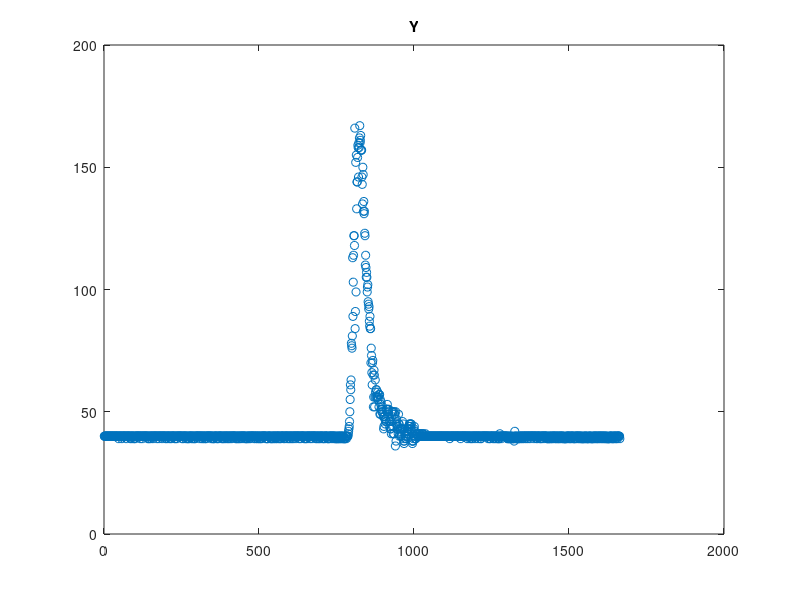
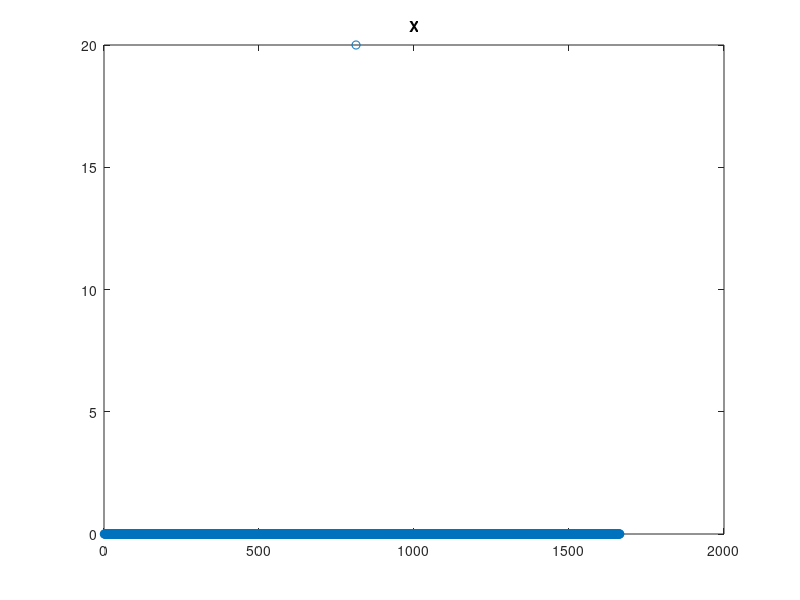
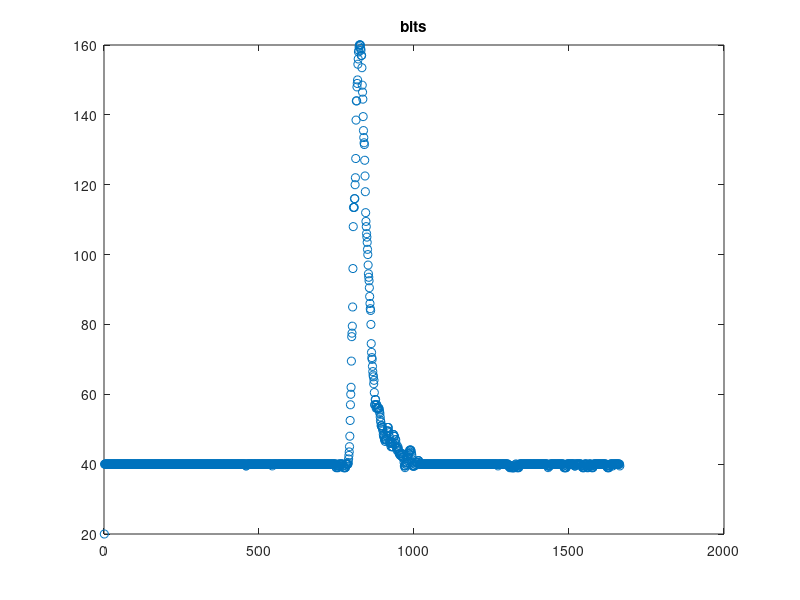
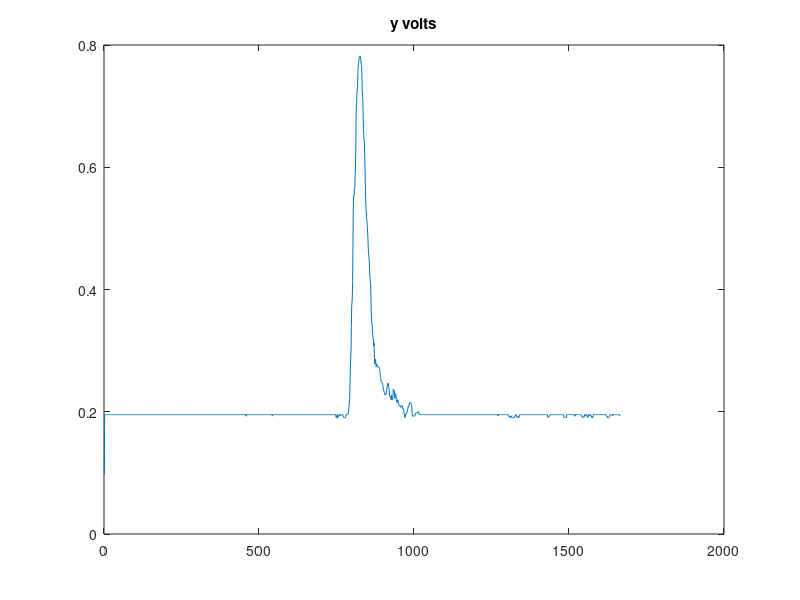

MATLAB code to generate these figures, in order:
clear all
close all

x2=csvread('asma/carlos_asma_with_finger_max_length_2.csv');  

y_p1_o=abs(x2(:,2)-255);
x_p1=x2(:,1);
figure(1)
plot(y_p1_o,'o')
title('Y')
figure(2)
plot(x_p1,'o')
title('X')
y_p1=medfilt1(y_p1_o,10);       

y_p1_converted=zeros(size(y_p1));
for i=1:length(y_p1)
    
    x=0;
    if (x_p1(i)==1)
        x=2^8;
    elseif (x_p1(i)==2)
        x=2^9;
    elseif (x_p1(i)==3)
        
        x=2^8+2^9;
    end
    
    y_p1_converted(i)=y_p1(i)+x;
    
end
figure(6)
plot(y_p1_converted,'o')
title('bits')

 y_p1_volts=y_p1_converted.*5./1024;
 
 vs=5;

 y_pressure=(y_p1_volts./vs-0.04)./0.018;

 y_pressure_mm_hg=y_pressure*7.5;
figure(7)
plot(y_p1_volts)
title('y volts')

figure(8)
plot(y_pressure)
title('y pressure KPa')

figure(9)
plot(y_pressure_mm_hg)
title('y pressure mmHg')
 
